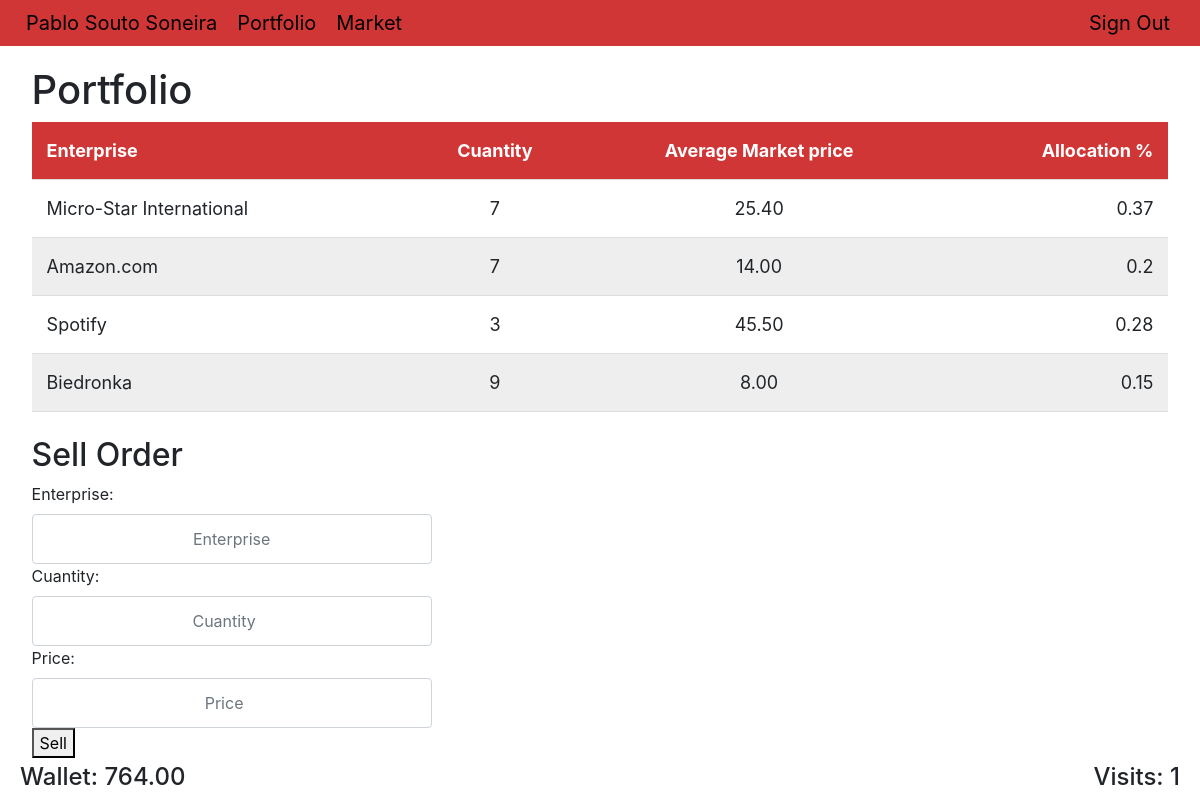
The page /catalog/investorView/632320cb-8032-47bc-8805-dd94d436883d/ (signed in) on the database its author committed.
### catalog/models.py (models this page shows, shortened)
class Investor(models.Model):
    user = models.OneToOneField(User, on_delete=models.CASCADE, primary_key=True)
    name = models.CharField(max_length=100, null=True, blank=True)
    IDNum = models.CharField(max_length=100, unique=True)
    address = models.CharField(max_length=100, null=True, blank=True)
    phoneNumber = models.CharField(max_length=100, null=True, blank=True)
    wallet = models.DecimalField(max_digits=15,decimal_places=2, null=True, blank=True)

class Stocks(models.Model):
    idUser = models.ForeignKey(User, on_delete=models.CASCADE)
    idEnterprise = models.ForeignKey(Enterprise, on_delete=models.CASCADE)
    cuantity = models.DecimalField(max_digits=10,decimal_places=0, null=True, blank=True)
    class Meta:
        unique_together = (("idUser", "idEnterprise"),)

class Enterprise(models.Model):
    user = models.OneToOneField(User, on_delete=models.CASCADE, primary_key=True)
    companyName = models.CharField(max_length=100, unique=True, null=True, blank=True)
    companyAddress = models.CharField(max_length=100, null=True, blank=True)
    phoneNumber = models.CharField(max_length=100, null=True, blank=True)
    wallet = models.DecimalField(max_digits=15,decimal_places=2, null=True, blank=True)
    interest = models.DecimalField(max_digits=6,decimal_places=2, null=True, blank=True)

### catalog/views.py (the view, shortened to what this page needs)
# urls.py: path('investorView/<str:idUser>/', views.investorView.as_view(), name='investorPage'),
class investorView(LoginRequiredMixin,CreateView):
    model = Stocks
    form_class = InvestorSignUpForm
    template_name = 'catalog/portfolioInvestor.html'
    login_url = '/catalog/logInUser/'
    redirect_field_name = 'redirect_to'
    def get_context_data(self, **kwargs):
        context = super(investorView, self).get_context_data(**kwargs)
        context['investor'] = Investor.objects.get(user=User.objects.get(idUser=self.kwargs['idUser']))
        context['userId'] = self.kwargs['idUser']
        context['sellForm'] = SellForm()
        stocksEnt = Stocks.objects.filter(idUser=self.kwargs['idUser'])
        stkName = []
        for stk in stocksEnt:
            stkName.append(Enterprise.objects.get(user_id = stk.idEnterprise).companyName)
        stkPrice = []
        for stk in stocksEnt:
            marketPrices = Market.objects.filter(idEnterprise=stk.idEnterprise)
            priceMed=0
            for r in marketPrices:
                priceMed= priceMed + r.price
            if marketPrices.count() != 0:
                priceMed = priceMed / marketPrices.count()
            else:
                priceMed = 0
            append=priceMed
            stkPrice.append('{0:.4g}'.format(append))
        allocation = []
        totalWorth=0
        for i in range (len(stkPrice)):
            totalWorth = totalWorth + (float(stkPrice[i])*float((stocksEnt[i].cuantity)))
        if totalWorth != 0:
            for i in range(len(stkPrice)):
                allocation.append('{0:.2g}'.format((float(stkPrice[i])*float(stocksEnt[i].cuantity))/totalWorth))
        else:
            for i in range(len(stkPrice)):
                allocation.append(0)
        final = zip(stocksEnt, stkName, stkPrice, allocation)
        context['stocksShow'] = final
        numVisits = self.request.session.get('numVisitsMarket', 0)
        self.request.session['numVisitsMarket'] = numVisits + 1
        context['numVisits'] = numVisits + 1
        return context

### catalog/forms.py (shortened to what this page needs)
class SellForm(forms.Form):
    enterprise = forms.CharField(max_length=50, empty_value="Write One", widget=forms.TextInput(attrs={'class':'form-control', 'style': 'width: 400px; height: 50px; text-align: center;', 'placeholder': 'Enterprise'}))
    cuantity = forms.DecimalField(max_digits=6, decimal_places=0, widget=forms.NumberInput(attrs={'class':'form-control', 'style': 'width: 400px; height: 50px; text-align: center;', 'placeholder': 'Cuantity'}))
    price = forms.DecimalField(max_digits=10, decimal_places=2, widget=forms.NumberInput(attrs={'class':'form-control', 'style': 'width: 400px; height: 50px; text-align: center;', 'placeholder': 'Price'}))

### catalog/templates/catalog/portfolioInvestor.html (shortened to what this page needs)
{% extends 'catalog/homeLogInvestor.html' %}
{% load static %}
{% block content %}
        <div class="investorContent">
            <h1>Portfolio</h1>
            <table>
            <tr>
                <th>Enterprise </th>
                <th>Cuantity </th>
                <th>Average Market price</th>
                <th>Allocation %</th>
            </tr>
            {% for a,b,c,d in stocksShow %}
                <tr>
                <td>{{ b }}</td>
                <td>{{ a.cuantity }}</td>
                <td>{{ c }}</td>
                <td>{{ d }}</td>
                </tr>
            {% endfor %}
            </table>
            <br>
            <h2>Sell Order</h2>
            <form method="POST" action="{% url 'sellI' userId %}">
                {{sellForm}}
                <button type="submit" name="save">Sell</button>
            </form>
            <div class="numVisits">
                <h4>Visits: {{numVisits}}</h4>
            </div>
            <div class="wallet">
                <h4>Wallet: {{investor.wallet}}</h4>
            </div>
        </div>
{% endblock %}

### catalog/templates/catalog/homeLogInvestor.html
{% extends 'catalog/basePage.html' %}
{% block header %}
    <head>
        <nav class="navbar background">
            <ul class="nav-list">
                <li>{{investor.name}}</li>
                <li><a href="/catalog/investorView/{{investor.user.idUser}}" > Portfolio </a></li>
                <li><a href="/catalog/investorMarketView/{{investor.user.idUser}}"> Market </a></li>
            </ul>
            <div class="rightNav">
                <a href="{% url 'logOutUser' %}"> Sign Out </a>
            </div>
        </nav>
    </head>
{% endblock %}

### catalog/templates/style/css/style.html (style rules this page uses)
body { background-color: rgb(255, 255, 255); display: flexbox; }
tr:nth-of-type(odd) { background: #eee; }
th:last-child, td:last-child { text-align: right; }
th:first-child, td:first-child { text-align: left; }
th:nth-child(2), td:nth-child(2) { text-align: center; }
th { background: rgb(209, 54, 54); color: white; font-weight: bold; position: sticky; top: 0; }
td, th { padding: 15px; border-bottom: 1px solid #ddd; text-align: center; font-size: 18px; }
.investorContent { display: flex; flex-direction: column; }
.navbar { display: flex; position: sticky; justify-content: left; align-items: center; cursor: pointer; font-size: 20px; color: rgb(0, 0, 0); }
.nav-list { height:50%; width: 50%; display: contents; }
.nav-list li { list-style: none; padding: 0px 10px; }
.nav-list li a { text-decoration: none; color: rgb(0, 0, 0); }
.rightNav { position: absolute; right: 30px; height: -1px; }
.rightNav a { text-decoration: none; color: rgb(0, 0, 0); }
.background { background: rgb(209, 54, 54); }
.numVisits { margin-top: 100px; position: fixed; bottom: 0; right: 20px; }
.wallet { margin-top: 100px; position: fixed; bottom: 0; left: 20px; }

### rows shown on the page
Investor: name "Pablo Souto Soneira", wallet "764.00"
Stocks: companyName "Micro-Star International", cuantity "7", c "25.40", d "0.37"
Stocks: companyName "Amazon.com", cuantity "7", c "14.00", d "0.2"
Stocks: companyName "Spotify", cuantity "3", c "45.50", d "0.28"
Stocks: companyName "Biedronka", cuantity "9", c "8.00", d "0.15"

### other values the page prints
{{ numVisits }} "1"
